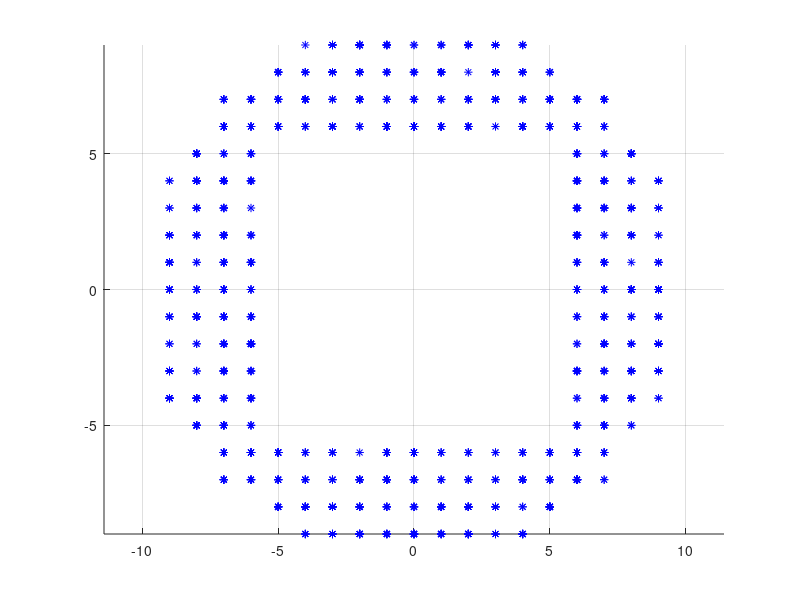

The MATLAB source for this figure:
% module 7 exercise
%
% Scatter plot

x = unidrnd(20,1,2000);
x = x - 10;
y = unidrnd(20,1,2000);
y = y - 10;

figure;
hold all;   % continue drawing on the same axis
grid on;    % grid enabled
axis equal; % use same unit measure for both axis

for i = 1: length(x)
    if max(abs(x(i)), abs(y(i))) > 5 && sqrt(x(i)^2+y(i)^2) < 10
        plot(x(i),y(i),'b*');
        hold all
    end
end
        